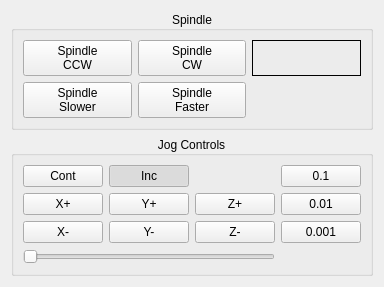
         <widget class="QWidget" name="page_12">
          <layout class="QVBoxLayout" name="verticalLayout_8">
           <item>
            <widget class="QGroupBox" name="spindleGroupBox">
             <property name="title">
              <string>Spindle</string>
             </property>
             <property name="alignment">
              <set>Qt::AlignCenter</set>
             </property>
             <layout class="QGridLayout" name="gridLayout_6">
              <item row="1" column="2">
               <widget class="ActionButton" name="actionbutton_23">
                <property name="text">
                 <string>Spindle
Slower</string>
                </property>
                <property name="actionName" stdset="0">
                 <string>spindle.slower</string>
                </property>
               </widget>
              </item>
              <item row="0" column="4">
               <widget class="StatusLabel" name="statuslabel_3">
                <property name="frameShape">
                 <enum>QFrame::Box</enum>
                </property>
                <property name="alignment">
                 <set>Qt::AlignCenter</set>
                </property>
                <property name="rules" stdset="0">
                 <string>[{&quot;channels&quot;: [{&quot;url&quot;: &quot;status:spindle.0.speed?string&quot;, &quot;trigger&quot;: true}], &quot;property&quot;: &quot;Text&quot;, &quot;expression&quot;: &quot;ch[0]&quot;, &quot;name&quot;: &quot;Spindle RPM&quot;}]</string>
                </property>
               </widget>
              </item>
              <item row="1" column="3">
               <widget class="ActionButton" name="actionbutton_24">
                <property name="text">
                 <string>Spindle
Faster</string>
                </property>
                <property name="actionName" stdset="0">
                 <string>spindle.faster</string>
                </property>
               </widget>
              </item>
              <item row="0" column="3">
               <widget class="ActionButton" name="actionbutton_20">
                <property name="text">
                 <string>Spindle
CW</string>
                </property>
                <property name="actionName" stdset="0">
                 <string>spindle.forward</string>
                </property>
               </widget>
              </item>
              <item row="0" column="2">
               <widget class="ActionButton" name="actionbutton_22">
                <property name="text">
                 <string>Spindle
CCW</string>
                </property>
                <property name="actionName" stdset="0">
                 <string>spindle.reverse</string>
                </property>
               </widget>
              </item>
             </layout>
            </widget>
           </item>
           <item>
            <widget class="QGroupBox" name="jogGroupBox">
             <property name="title">
              <string>Jog Controls</string>
             </property>
             <property name="alignment">
              <set>Qt::AlignCenter</set>
             </property>
             <layout class="QGridLayout" name="gridLayout_5">
              <item row="0" column="3">
               <widget class="ActionButton" name="actionbutton_18">
                <property name="text">
                 <string>0.1</string>
                </property>
                <property name="checkable">
                 <bool>true</bool>
                </property>
                <property name="checked">
                 <bool>false</bool>
                </property>
                <property name="rules" stdset="0">
                 <string>[{&quot;channels&quot;: [{&quot;url&quot;: &quot;settings:machine.jog.increment&quot;, &quot;trigger&quot;: true}], &quot;property&quot;: &quot;Checked&quot;, &quot;expression&quot;: &quot;True if ch[0] == 0.1 else False&quot;, &quot;name&quot;: &quot;Increment&quot;}]</string>
                </property>
                <property name="actionName" stdset="0">
                 <string>machine.jog.set-increment:0.1</string>
                </property>
                <attribute name="buttonGroup">
                 <string notr="true">jogIncBtnGroup</string>
                </attribute>
               </widget>
              </item>
              <item row="1" column="3">
               <widget class="ActionButton" name="actionbutton_15">
                <property name="text">
                 <string>0.01</string>
                </property>
                <property name="checkable">
                 <bool>true</bool>
                </property>
                <property name="rules" stdset="0">
                 <string>[{&quot;channels&quot;: [{&quot;url&quot;: &quot;settings:machine.jog.increment&quot;, &quot;trigger&quot;: true}], &quot;property&quot;: &quot;Checked&quot;, &quot;expression&quot;: &quot;True if ch[0] == 0.01 else False&quot;, &quot;name&quot;: &quot;Increment&quot;}]</string>
                </property>
                <property name="actionName" stdset="0">
                 <string>machine.jog.set-increment:0.01</string>
                </property>
                <attribute name="buttonGroup">
                 <string notr="true">jogIncBtnGroup</string>
                </attribute>
               </widget>
              </item>
              <item row="0" column="1">
               <widget class="ActionButton" name="actionbutton_19">
                <property name="text">
                 <string>Inc</string>
                </property>
                <property name="checkable">
                 <bool>true</bool>
                </property>
                <property name="checked">
                 <bool>true</bool>
                </property>
                <property name="rules" stdset="0">
                 <string>[{&quot;channels&quot;: [{&quot;url&quot;: &quot;settings:machine.jog.mode-incremental&quot;, &quot;trigger&quot;: true}], &quot;property&quot;: &quot;Checked&quot;, &quot;expression&quot;: &quot;True if ch[0] else False&quot;, &quot;name&quot;: &quot;Jog Mode&quot;}]</string>
                </property>
                <property name="actionName" stdset="0">
                 <string>machine.jog-mode.incremental</string>
                </property>
                <attribute name="buttonGroup">
                 <string notr="true">jogBtnGroup</string>
                </attribute>
               </widget>
              </item>
              <item row="2" column="3">
               <widget class="ActionButton" name="actionbutton_17">
                <property name="text">
                 <string>0.001</string>
                </property>
                <property name="checkable">
                 <bool>true</bool>
                </property>
                <property name="checked">
                 <bool>false</bool>
                </property>
                <property name="rules" stdset="0">
                 <string>[{&quot;channels&quot;: [{&quot;url&quot;: &quot;settings:machine.jog.increment&quot;, &quot;trigger&quot;: true}], &quot;property&quot;: &quot;Checked&quot;, &quot;expression&quot;: &quot;True if ch[0] == 0.001 else False&quot;, &quot;name&quot;: &quot;Increment&quot;}]</string>
                </property>
                <property name="actionName" stdset="0">
                 <string>machine.jog.set-increment:0.001</string>
                </property>
                <attribute name="buttonGroup">
                 <string notr="true">jogIncBtnGroup</string>
                </attribute>
               </widget>
              </item>
              <item row="2" column="2">
               <widget class="ActionButton" name="actionbutton_11">
                <property name="text">
                 <string>Z-</string>
                </property>
                <property name="actionName" stdset="0">
                 <string>machine.jog.axis:z,neg</string>
                </property>
               </widget>
              </item>
              <item row="2" column="1">
               <widget class="ActionButton" name="actionbutton_12">
                <property name="text">
                 <string>Y-</string>
                </property>
                <property name="actionName" stdset="0">
                 <string>machine.jog.axis:y,neg</string>
                </property>
               </widget>
              </item>
              <item row="1" column="0">
               <widget class="ActionButton" name="actionbutton_10">
                <property name="text">
                 <string>X+</string>
                </property>
                <property name="actionName" stdset="0">
                 <string>machine.jog.axis:x,pos</string>
                </property>
               </widget>
              </item>
              <item row="2" column="0">
               <widget class="ActionButton" name="actionbutton_9">
                <property name="text">
                 <string>X-</string>
                </property>
                <property name="actionName" stdset="0">
                 <string>machine.jog.axis:x,neg</string>
                </property>
               </widget>
              </item>
              <item row="1" column="1">
               <widget class="ActionButton" name="actionbutton_13">
                <property name="text">
                 <string>Y+</string>
                </property>
                <property name="actionName" stdset="0">
                 <string>machine.jog.axis:y,pos</string>
                </property>
               </widget>
              </item>
              <item row="0" column="0">
               <widget class="ActionButton" name="actionbutton_16">
                <property name="text">
                 <string>Cont</string>
                </property>
                <property name="checkable">
                 <bool>true</bool>
                </property>
                <property name="checked">
                 <bool>false</bool>
                </property>
                <property name="rules" stdset="0">
                 <string>[{&quot;channels&quot;: [{&quot;url&quot;: &quot;settings:machine.jog.mode-incremental&quot;, &quot;trigger&quot;: true}], &quot;property&quot;: &quot;Checked&quot;, &quot;expression&quot;: &quot;False if ch[0] else True&quot;, &quot;name&quot;: &quot;Jog Mode&quot;}]</string>
                </property>
                <property name="actionName" stdset="0">
                 <string>machine.jog-mode.continuous</string>
                </property>
                <attribute name="buttonGroup">
                 <string notr="true">jogBtnGroup</string>
                </attribute>
               </widget>
              </item>
              <item row="1" column="2">
               <widget class="ActionButton" name="actionbutton_14">
                <property name="text">
                 <string>Z+</string>
                </property>
                <property name="actionName" stdset="0">
                 <string>machine.jog.axis:z,pos</string>
                </property>
               </widget>
              </item>
              <item row="4" column="3">
               <widget class="StatusLabel" name="statuslabel_18">
                <property name="frameShape">
                 <enum>QFrame::NoFrame</enum>
                </property>
                <property name="alignment">
                 <set>Qt::AlignCenter</set>
                </property>
                <property name="rules" stdset="0">
                 <string>[{&quot;channels&quot;: [{&quot;url&quot;: &quot;settings:machine.jog.linear-speed&quot;, &quot;trigger&quot;: true}, {&quot;url&quot;: &quot;status:linear_units?string&quot;, &quot;trigger&quot;: false}], &quot;property&quot;: &quot;Text&quot;, &quot;expression&quot;: &quot;'{}\\n{}'.format(ch[0], ch[1])&quot;, &quot;name&quot;: &quot;Jog Speed&quot;}]</string>
                </property>
               </widget>
              </item>
              <item row="4" column="0" colspan="3">
               <widget class="VCPSettingsSlider" name="settings_slider_2">
                <property name="orientation">
                 <enum>Qt::Horizontal</enum>
                </property>
                <property name="settingName" stdset="0">
                 <string>machine.jog.linear-speed</string>
                </property>
               </widget>
              </item>
             </layout>
            </widget>
           </item>
          </layout>
         </widget>
